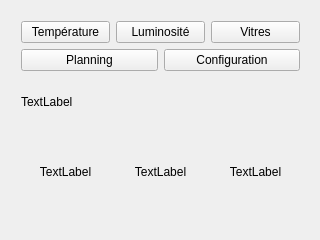
<?xml version="1.0" encoding="UTF-8"?>
<ui version="4.0">
 <class>MainWindow</class>
 <widget class="QMainWindow" name="MainWindow">
  <property name="geometry">
   <rect>
    <x>0</x>
    <y>0</y>
    <width>320</width>
    <height>240</height>
   </rect>
  </property>
  <property name="windowTitle">
   <string>Envio - Thermostat</string>
  </property>
  <widget class="QWidget" name="centralWidget">
   <widget class="QWidget" name="gridLayoutWidget">
    <property name="geometry">
     <rect>
      <x>10</x>
      <y>10</y>
      <width>301</width>
      <height>211</height>
     </rect>
    </property>
    <layout class="QGridLayout" name="gridLayout_2">
     <item row="3" column="0">
      <layout class="QHBoxLayout" name="horizontalLayout_2">
       <item>
        <widget class="QLabel" name="TempLabel">
         <property name="text">
          <string>TextLabel</string>
         </property>
         <property name="alignment">
          <set>Qt::AlignCenter</set>
         </property>
        </widget>
       </item>
       <item>
        <widget class="QLabel" name="LumLabel">
         <property name="text">
          <string>TextLabel</string>
         </property>
         <property name="alignment">
          <set>Qt::AlignCenter</set>
         </property>
        </widget>
       </item>
       <item>
        <widget class="QLabel" name="OpacLabel">
         <property name="text">
          <string>TextLabel</string>
         </property>
         <property name="alignment">
          <set>Qt::AlignCenter</set>
         </property>
        </widget>
       </item>
      </layout>
     </item>
     <item row="0" column="0">
      <layout class="QHBoxLayout" name="horizontalLayout">
       <item>
        <widget class="QPushButton" name="TempEditButton">
         <property name="text">
          <string>Température</string>
         </property>
        </widget>
       </item>
       <item>
        <widget class="QPushButton" name="LumEditButton">
         <property name="text">
          <string>Luminosité</string>
         </property>
        </widget>
       </item>
       <item>
        <widget class="QPushButton" name="OpacEditButton">
         <property name="text">
          <string>Vitres</string>
         </property>
        </widget>
       </item>
      </layout>
     </item>
     <item row="1" column="0">
      <layout class="QHBoxLayout" name="horizontalLayout_3">
       <item>
        <widget class="QPushButton" name="PlanningEditButton">
         <property name="text">
          <string>Planning</string>
         </property>
        </widget>
       </item>
       <item>
        <widget class="QPushButton" name="ConfigEditButton">
         <property name="text">
          <string>Configuration</string>
         </property>
        </widget>
       </item>
      </layout>
     </item>
     <item row="2" column="0">
      <widget class="QLabel" name="DateLabel">
       <property name="maximumSize">
        <size>
         <width>16777215</width>
         <height>50</height>
        </size>
       </property>
       <property name="text">
        <string>TextLabel</string>
       </property>
      </widget>
     </item>
    </layout>
   </widget>
  </widget>
 </widget>
 <layoutdefault spacing="6" margin="11"/>
 <resources/>
 <connections/>
</ui>
